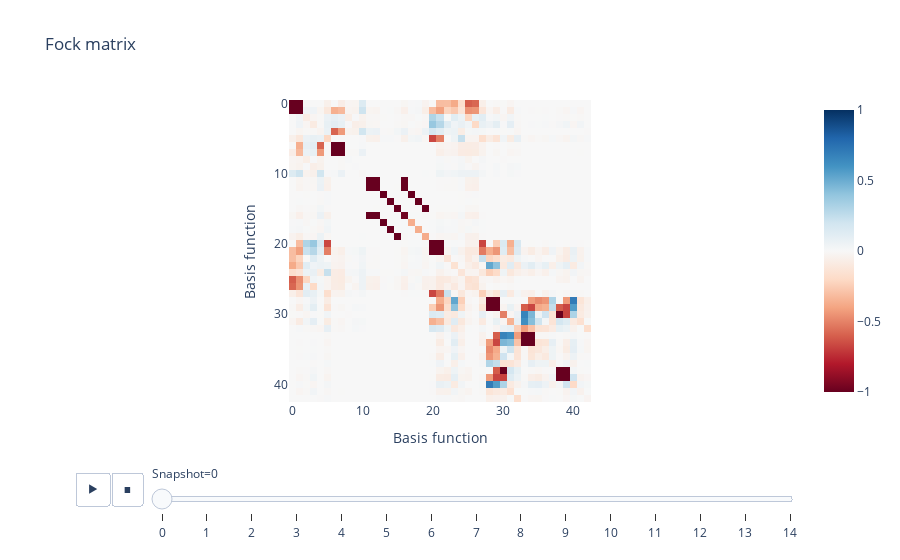

The code cell stored with this chart in its notebook:
### Code cell
fock_matrices = []
overlap_matrices = []
for input_data in dataset.input_data:
    idx_init_state = input_data['state'].index('initial_state')
    fock_matrices.append(input_data['fock_matrices'][idx_init_state][0])
    overlap_matrices.append(input_data['overlap_matrices'][idx_init_state][0])
fock_matrices = np.array(fock_matrices)
overlap_matrices = np.array(overlap_matrices)
# Visualise the fock and overlap matrices as heatmap animations

fig = px.imshow(
    fock_matrices,
    animation_frame=0,
    color_continuous_scale='RdBu',
    range_color=(-1, 1),
    title='Fock matrix',
    labels={'x': 'Basis function', 'y': 'Basis function', 'animation_frame': 'Snapshot'},
)
fig.show()

### Figure 1 — Plotly figure (JSON) as saved in the notebook; plotly's stock layout.template omitted (floating-point values rounded to 4 significant figures; data arrays with more than 128 entries replaced by an {"elided": "..."} marker saying what was removed)
{"data": [{"coloraxis": "coloraxis", "hovertemplate": "Basis function: %{x}<br>Basis function: %{y}<br>color: %{z}<extra></extra>", "name": "0", "type": "heatmap", "xaxis": "x", "yaxis": "y", "z": {"elided": "43x43 float values"}}], "layout": {"coloraxis": {"cmax": 1, "cmin": -1, "colorscale": [[0, "rgb(103,0,31)"], [0.1, "rgb(178,24,43)"], [0.2, "rgb(214,96,77)"], [0.3, "rgb(244,165,130)"], [0.4, "rgb(253,219,199)"], [0.5, "rgb(247,247,247)"], [0.6, "rgb(209,229,240)"], [0.7, "rgb(146,197,222)"], [0.8, "rgb(67,147,195)"], [0.9, "rgb(33,102,172)"], [1, "rgb(5,48,97)"]]}, "sliders": [{"active": 0, "currentvalue": {"prefix": "Snapshot="}, "len": 0.9, "pad": {"b": 10, "t": 60}, "steps": [{"args": [["0"], {"frame": {"duration": 0, "redraw": true}, "fromcurrent": true, "mode": "immediate", "transition": {"duration": 0, "easing": "linear"}}], "label": "0", "method": "animate"}, {"args": [["1"], {"frame": {"duration": 0, "redraw": true}, "fromcurrent": true, "mode": "immediate", "transition": {"duration": 0, "easing": "linear"}}], "label": "1", "method": "animate"}, {"args": [["2"], {"frame": {"duration": 0, "redraw": true}, "fromcurrent": true, "mode": "immediate", "transition": {"duration": 0, "easing": "linear"}}], "label": "2", "method": "animate"}, {"args": [["3"], {"frame": {"duration": 0, "redraw": true}, "fromcurrent": true, "mode": "immediate", "transition": {"duration": 0, "easing": "linear"}}], "label": "3", "method": "animate"}, {"args": [["4"], {"frame": {"duration": 0, "redraw": true}, "fromcurrent": true, "mode": "immediate", "transition": {"duration": 0, "easing": "linear"}}], "label": "4", "method": "animate"}, {"args": [["5"], {"frame": {"duration": 0, "redraw": true}, "fromcurrent": true, "mode": "immediate", "transition": {"duration": 0, "easing": "linear"}}], "label": "5", "method": "animate"}, {"args": [["6"], {"frame": {"duration": 0, "redraw": true}, "fromcurrent": true, "mode": "immediate", "transition": {"duration": 0, "easing": "linear"}}], "label": "6", "method": "animate"}, {"args": [["7"], {"frame": {"duration": 0, "redraw": true}, "fromcurrent": true, "mode": "immediate", "transition": {"duration": 0, "easing": "linear"}}], "label": "7", "method": "animate"}, {"args": [["8"], {"frame": {"duration": 0, "redraw": true}, "fromcurrent": true, "mode": "immediate", "transition": {"duration": 0, "easing": "linear"}}], "label": "8", "method": "animate"}, {"args": [["9"], {"frame": {"duration": 0, "redraw": true}, "fromcurrent": true, "mode": "immediate", "transition": {"duration": 0, "easing": "linear"}}], "label": "9", "method": "animate"}, {"args": [["10"], {"frame": {"duration": 0, "redraw": true}, "fromcurrent": true, "mode": "immediate", "transition": {"duration": 0, "easing": "linear"}}], "label": "10", "method": "animate"}, {"args": [["11"], {"frame": {"duration": 0, "redraw": true}, "fromcurrent": true, "mode": "immediate", "transition": {"duration": 0, "easing": "linear"}}], "label": "11", "method": "animate"}, {"args": [["12"], {"frame": {"duration": 0, "redraw": true}, "fromcurrent": true, "mode": "immediate", "transition": {"duration": 0, "easing": "linear"}}], "label": "12", "method": "animate"}, {"args": [["13"], {"frame": {"duration": 0, "redraw": true}, "fromcurrent": true, "mode": "immediate", "transition": {"duration": 0, "easing": "linear"}}], "label": "13", "method": "animate"}, {"args": [["14"], {"frame": {"duration": 0, "redraw": true}, "fromcurrent": true, "mode": "immediate", "transition": {"duration": 0, "easing": "linear"}}], "label": "14", "method": "animate"}], "x": 0.1, "xanchor": "left", "y": 0, "yanchor": "top"}], "title": {"text": "Fock matrix"}, "updatemenus": [{"buttons": [{"args": [null, {"frame": {"duration": 500, "redraw": true}, "fromcurrent": true, "mode": "immediate", "transition": {"duration": 500, "easing": "linear"}}], "label": "&#9654;", "method": "animate"}, {"args": [[null], {"frame": {"duration": 0, "redraw": true}, "fromcurrent": true, "mode": "immediate", "transition": {"duration": 0, "easing": "linear"}}], "label": "&#9724;", "method": "animate"}], "direction": "left", "pad": {"r": 10, "t": 70}, "showactive": false, "type": "buttons", "x": 0.1, "xanchor": "right", "y": 0, "yanchor": "top"}], "xaxis": {"anchor": "y", "constrain": "domain", "domain": [0, 1], "scaleanchor": "y", "title": {"text": "Basis function"}}, "yaxis": {"anchor": "x", "autorange": "reversed", "constrain": "domain", "domain": [0, 1], "title": {"text": "Basis function"}}}}
